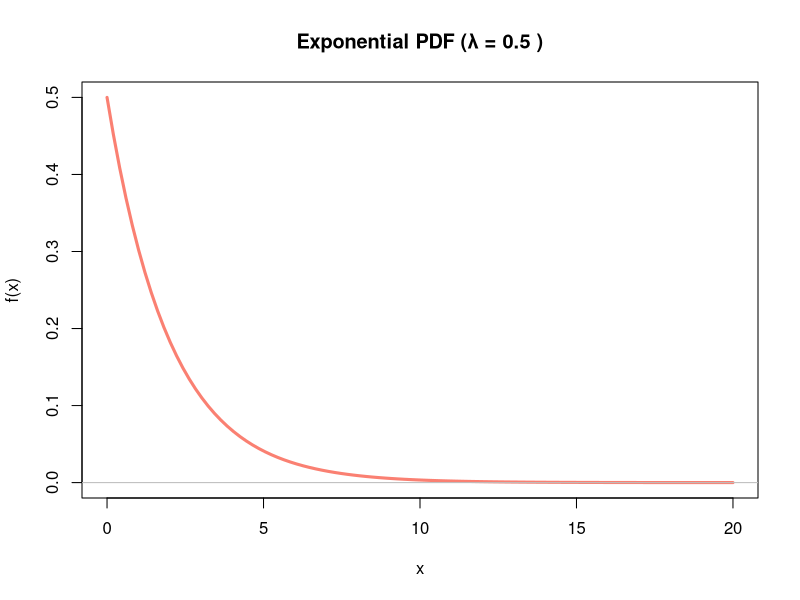
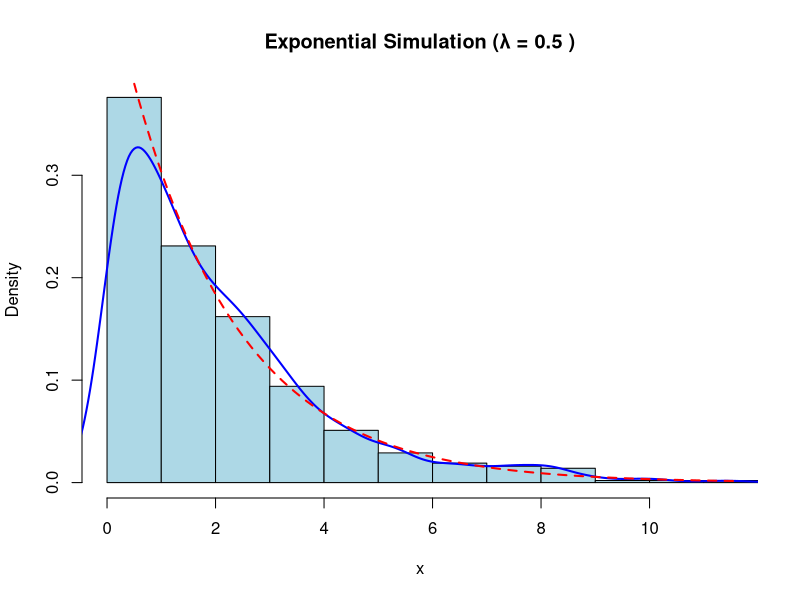
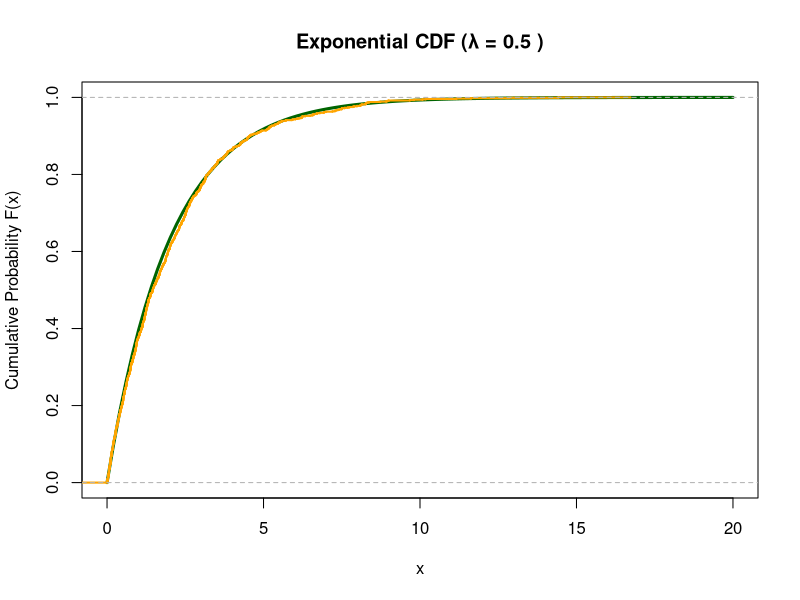

The R source for these figures, in order:
# Exponential Distribution: continuous distribution with rate lambda
# X: probability of see an event with average rate event lambda after minimum x time

lambda <- 0.5
x_vals <- seq(0, 10 / lambda, length.out = 100) # Go up to 10 times the mean

# PDF for Exponential
exp_pdf <- function(lambda, x) {
  ifelse(x >= 0, lambda * exp(-lambda * x), 0)
}

# Compute PDF for all x
pdf_vals <- exp_pdf(lambda, x_vals)

# Plot PDF
plot(x_vals, pdf_vals,
  type = "l", lwd = 3, col = "salmon",
  xlab = "x",
  ylab = "f(x)",
  main = paste("Exponential PDF (λ =", lambda, ")")
)
abline(h = 0, col = "gray")

# Theoretical mean and variance
expected_x <- 1 / lambda
variance_x <- 1 / (lambda^2)

cat("Expected value:", expected_x, "\n")
cat("Variance:", variance_x, "\n")

# Simulation
set.seed(123)
sim_samples <- rexp(n = 1000, rate = lambda)

# Get density estimation (instead of frequency for continuous)
sim_density <- density(sim_samples)

# Simulation plot
hist(sim_samples,
  freq = FALSE,
  col = "lightblue",
  xlab = "x",
  ylab = "Density",
  main = paste("Exponential Simulation (λ =", lambda, ")"),
  xlim = c(0, max(sim_samples) * 0.8) # Trim extreme tail for better visualization
)

lines(sim_density, col = "blue", lwd = 2)
curve(dexp(x, rate = lambda),
  add = TRUE, col = "red", lwd = 2, lty = 2
)

cat("\nSimulation results (1000 samples):\n")
cat("Sample mean:", mean(sim_samples), "\n")
cat("Sample variance:", var(sim_samples), "\n")

# CDF Plot (Cumulative Distribution Function)

# Theoretical CDF
exp_cdf <- function(lambda, x) {
  ifelse(x >= 0, 1 - exp(-lambda * x), 0)
}
cdf_vals <- exp_cdf(lambda, x_vals)

# Empirical CDF from simulation
ecdf_vals <- ecdf(sim_samples)

# Create CDF plot
plot(x_vals, cdf_vals,
  type = "l", lwd = 3, col = "darkgreen",
  xlab = "x",
  ylab = "Cumulative Probability F(x)",
  main = paste("Exponential CDF (λ =", lambda, ")"),
  ylim = c(0, 1)
)

# Add empirical CDF (step function)
plot(ecdf_vals,
  col = "orange", lwd = 2,
  add = TRUE, verticals = TRUE, do.points = FALSE
)

# Print some CDF values
cat("\nCDF values at selected points:\n")
selected_x <- c(0.5, 1, 2, 3, 5) # Common points for exponential
for (x in selected_x) {
  cat("P(X ≤", round(x, 2), ") =", round(pexp(x, rate = lambda), 4), "\n")
}

# Additional: Show memoryless property example
cat("\nMemoryless property example:\n")
t <- 2
s <- 3
cat("P(X >", t + s, " | X >", t, ") = P(X >", s, ")\n")
cat("Left side:", (1 - pexp(t + s, rate = lambda)) / (1 - pexp(t, rate = lambda)), "\n")
cat("Right side:", 1 - pexp(s, rate = lambda), "\n")
